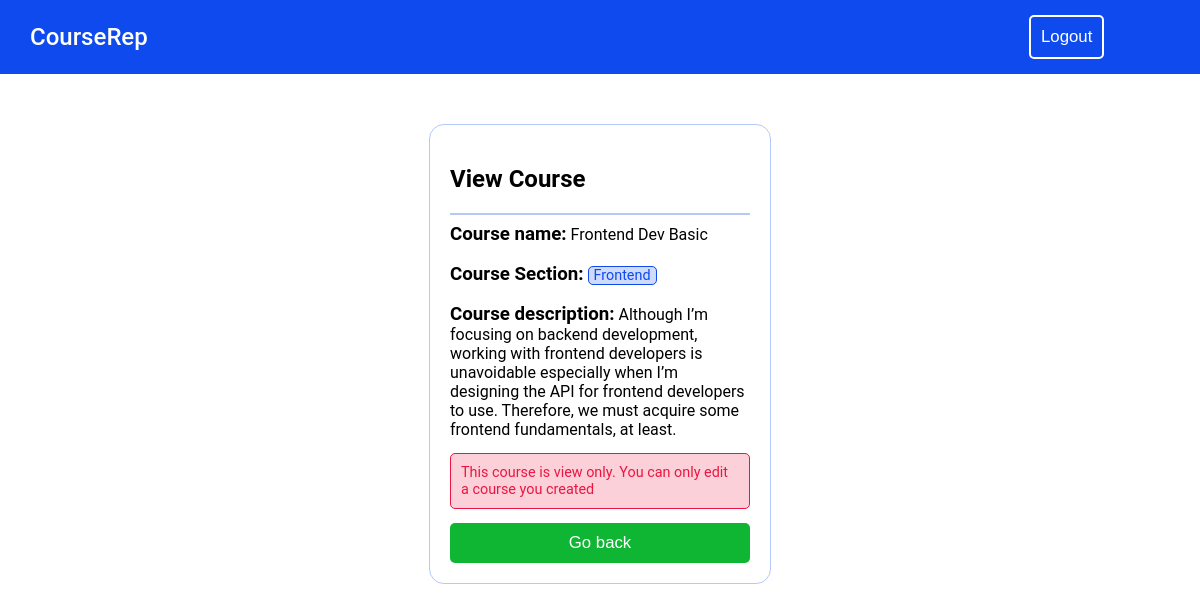
The app's page /read.php?view=16 (signed in), older data.
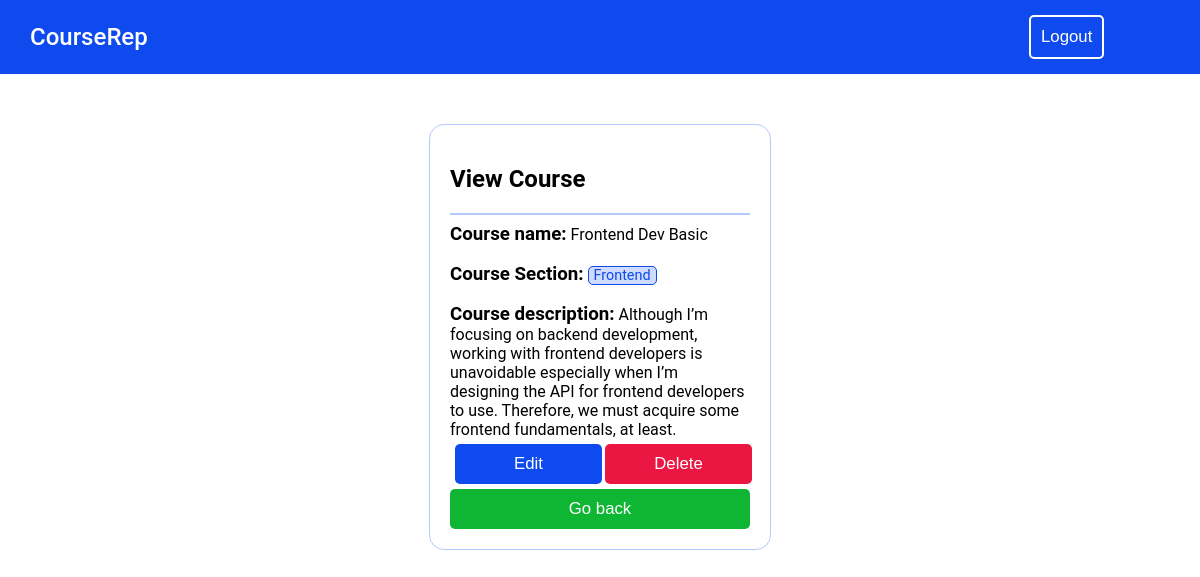
The same page, newer data.
### read.php (the view, shortened to what this page needs)
<?php include_once "includes/mysql-conn.php" ?>
<!DOCTYPE html>
<html lang="en">
<head>
    <link rel="stylesheet" href="includes/style.css" >
</head>
<body>
<div class="header">
<h2 class="title" > <a href="index.php">CourseRep </a></h2>
<form action="includes/functions.php" class="logout-btn">
    <button name="logout" class:> Logout </button>
</form>
</div>
<?php
if(isset($_GET["view"])){
  $courseid=$_GET["view"];
  $sql = "SELECT * FROM courses WHERE courseid = $courseid;";
    if($result = mysqli_query($conn, $sql)){
      $row = mysqli_fetch_array($result);
                $coursename = $row["coursename"];
                $creator = $row["creator"];
                $section = $row["coursesection"];
                $desc = $row["coursedesc"];
                $courseid= $row["courseid"];
}
}
?>
    <div class="small-container">
    <h2> View Course </h2>
    <hr>
  <?php
echo "<h3 style='display:inline'> Course name:</h3> <span> $coursename </span> </br></br>";
echo "<h3 style='display:inline'> Course Section:</h3> <span class='message' style='padding:0px 5px 0px 5px'> $section</span> </br></br>";
echo "<h3 style='display:inline'> Course description:</h3> <span> $desc </span> </br>";
if($_SESSION["username"] !== $creator) {
    echo "<p class='alert'> This course is view only. You can only edit a course you created</p>";
} else {
echo "<div class='profile'>";
  echo "<form name='edit' action='update.php?edit=$courseid' method='POST' class='crud-btn' style='width:50%;'>
  <button type='submit' name='edit-submit' style='background-color:rgb(14, 74, 238); width:98% ' > Edit </button>
</form>";
  echo "<form name='delete' action='delete.php?delete=$courseid' method='POST' class='crud-btn'  style='width:50%'>
  <button type='submit' name='delete'  style='background-color:rgb(235, 22, 65); width:98%'> Delete </button>
</form>";
echo "</div>";
}
  ?>
 <form name='edit' action='index.php#courses' method='POST' class='create-btn' >
  <button type='submit' name='edit-submit' style='width:100%' > Go back </button>
</form>
</body>
</html>

Row changes from the older to the newer data that the page shows:
changed courses "Frontend Dev Basic": creator "josh2ben" → "vicky" (drawn)
Text that changed along with them:
text no longer shown: "This course is view only. You can only edit a course you created"
text now shown: "Edit Delete"
